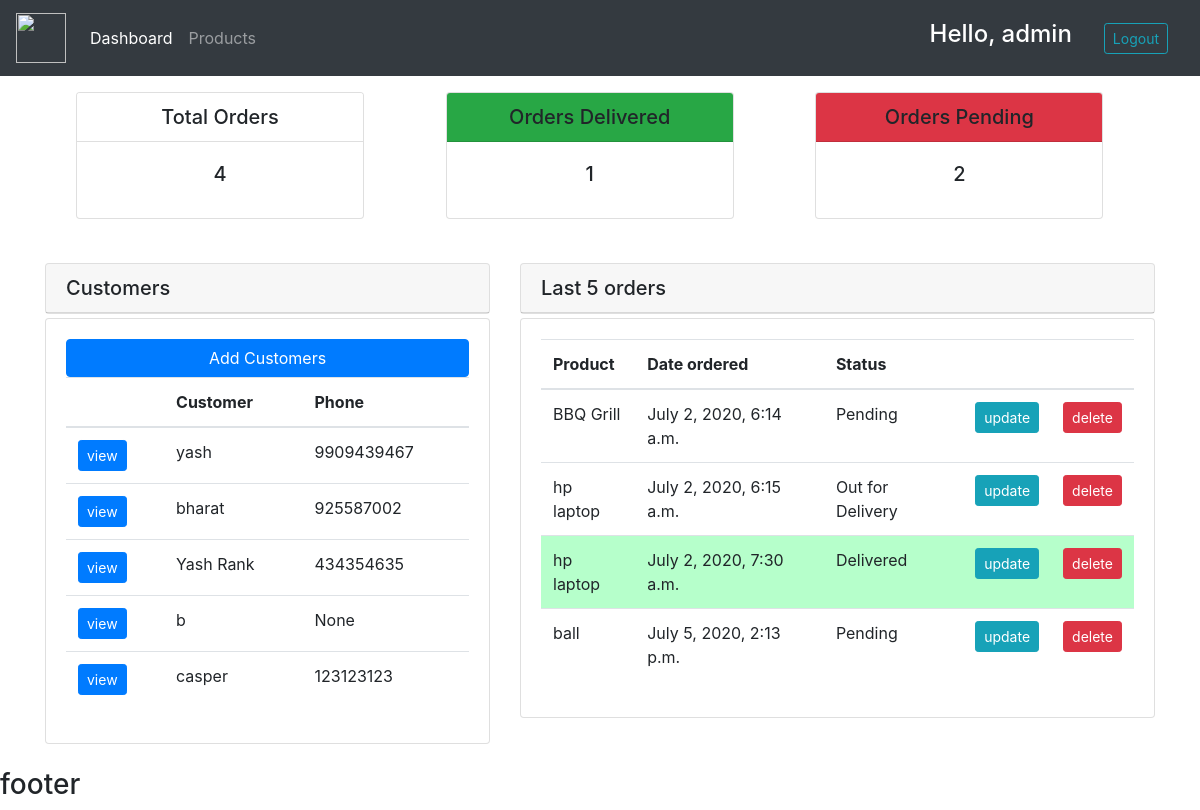
The app's page / (signed in) with its own data.
### accounts/models.py (models this page shows, shortened)
class Customer(models.Model):
    user = models.OneToOneField(User, null=True, blank=True, on_delete=models.CASCADE)
    name = models.CharField(max_length=200, null=True)
    phone = models.CharField(max_length=200, null=True)
    email = models.CharField(max_length=200, null=True)
    profile_pic = models.ImageField(default="default_profile_pic.png" ,null=True)
    date_created = models.DateTimeField(auto_now_add=True, null=True)

class Order(models.Model):
    STATUS = (
        ('Pending', 'Pending'),
        ('Out for Delivery', 'Out for Delivery'),
        ('Delivered','Delivered'),
    )
    customer = models.ForeignKey(Customer, null=True, on_delete=models.SET_NULL)
    product = models.ForeignKey(Product, null=True, on_delete=models.SET_NULL)
    date_created = models.DateTimeField(auto_now_add=True, null=True)
    status = models.CharField(max_length=200 , null=True, choices=STATUS)
    notes =models.CharField(max_length=1000 , null=True)

class Product(models.Model):
    CATEGORY = (
        ('Indoor','Indoor'),
        ('Outdoor', 'Outdoor'),
    )
    name = models.CharField(max_length=200, null=True)
    price = models.FloatField(null=True)
    category = models.CharField(max_length=200, null=True, choices=CATEGORY)
    description = models.CharField(max_length=200, null=True ,blank=True )
    date_created = models.DateTimeField(auto_now_add=True, null=True)
    tags = models.ManyToManyField(Tag)
    def __str__(self):
        return self.name

### accounts/decorators.py (the view)
    def wrapper(request, *args, **kwargs):
        group = None
        if request.user.groups.exists():
            group = request.user.groups.all()[0].name
        if group == 'customer':
            return redirect('user_page')
        if group == 'admin':
            return view_func(request, *args, **kwargs)

### accounts/views.py (called while the page is built)
@login_required(login_url='login')
@admin_only
def home(request):
    customers = Customer.objects.all()
    orders = Order.objects.all()
    total_customers = customers.count()
    total_orders = orders.count()
    delivered = orders.filter(status='Delivered').count()
    pending = orders.filter(status='Pending').count()
    context = {'customers':customers, 'orders':orders,
               'total_orders':total_orders, 'delivered':delivered,'pending':pending}
    return render(request, 'accounts/dashboard.html', context)

### accounts/templates/accounts/dashboard.html
{% extends 'accounts/base.html'%}
{% block content %}
{% include 'accounts/status.html' %}
<div class="container py-4">
    <div class="row">
        <div class="col-md-5">
            <div class="card my-1">
                <h5 class="card-header">Customers</h5>
            </div>
            <div class="card">
                <div class="card-body">
                    <a href="{% url 'create_customer' %}" class="btn btn-primary btn-block">Add Customers</a>
                    <table class="table table-hover">
                        <thead>
                            <tr>
                                <th></th>
                                <th scope="col">Customer</th>
                                <th scope="col">Phone</th>
                            </tr>
                        </thead>
                        <tbody>
                            {% for customer in customers%}
                            <tr>
                                <td> <a class="btn btn-sm btn-primary" href="{% url 'customers' customer.id%}">view</a>
                                </td>
                                <td>{{customer.name}}</td>
                                <td>{{customer.phone}}</td>
                            </tr>
                            {% endfor %}
                        </tbody>
                    </table>
                </div>
            </div>
        </div>
        <div class="col-md-7">
            <div class="card my-1">
                <h5 class="card-header">Last 5 orders</h5>
            </div>
            <div class="card">
                <div class="card-body">
                    <table class="table table-hover">
                        <thead>
                            <tr>
                                <th scope="col">Product</th>
                                <th scope="col">Date ordered</th>
                                <th scope="col">Status</th>
                                <th scope="col"></th>
                                <th scope="col"></th>
                            </tr>
                        </thead>
                        <tbody>
                            {% for order in orders%}
                            {% if order.status == 'Delivered'%}
                            <tr style="background-color: rgba(0, 253, 76, 0.288);">
                                {% endif %}
                                <td>{{order.product}}</td>
                                <td>{{order.date_created}}</td>
                                <td>{{order.status}}</td>
                                <td><a class="btn btn-sm btn-info" href="{% url 'update_order' order.id %}">update</a>
                                </td>
                                <td><a class="btn btn-sm btn-danger" href="{% url 'delete_order' order.id %}">delete</a>
                                </td>
                            </tr>
                            {% endfor %}
                        </tbody>
                    </table>
                </div>
            </div>
        </div>
    </div>
</div>
{% endblock %}

### accounts/templates/accounts/base.html (shortened to what this page needs)
{% load static %}
<!DOCTYPE html>
<html lang="en">
<head>
    <link rel="stylesheet" href="https://stackpath.bootstrapcdn.com/bootstrap/4.5.0/css/bootstrap.min.css"
>
    <link rel="stylesheet" href="https://stackpath.bootstrapcdn.com/font-awesome/4.7.0/css/font-awesome.min.css">
    <link rel="stylesheet" href="{% static 'css/main.css' %}">
</head>
<body>
    {% include 'accounts/navbar.html'%}
    {% block content%}
    {% endblock %}
    <h3>footer</h3>
</body>
</html>

### accounts/templates/accounts/navbar.html (shortened to what this page needs)
{% load static %}
<nav class="navbar navbar-expand-lg navbar-dark bg-dark">
    <a class="navbar-brand" href="#">
        <img src="{% static '/images/logo.svg' %}" width="50" height="50" alt="">
    </a>
    <div class="collapse navbar-collapse" id="navbarNavAltMarkup">
        <div class="navbar-nav">
            {% if user.is_authenticated %}
            {% if user.is_staff %}
            <a class="nav-item nav-link active" href="{% url 'home'%}">Dashboard</a>
            <a class="nav-item nav-link" href="{% url 'products'%}">Products</a>
            {% else %}
            <a class="nav-item nav-link" href="{% url 'account_settings' %}">settings</a>
            {% endif %}
        </div>
    </div>
    <span>
        <h4 style="color: white;" class="mx-3">Hello, {{request.user}}</h4>
    </span>
    <span>
        <a class="btn btn-outline-info btn-sm mx-3" href="{% url 'logout'%}">Logout</a>
    </span>
    {% else %}
    <span>
        <a class="btn btn-outline-light btn-sm mx-3" href="{% url 'login'%}">login</a>
    </span>
    {% endif %}
</nav>

### accounts/templates/accounts/status.html
<div class="container my-3">
    <div class="row ml-3">
        <div class="col">
            <div class="card text-center" style="width: 18rem;">
                <h5 class="card-header bg-white">Total Orders</h5>
                <div class="card-body">
                    <h5 class="card-title">{{total_orders}}</h5>
                </div>
            </div>
        </div>
        <div class="col">
            <div class="card text-center" style="width: 18rem;">
                <h5 class="card-header bg-success">Orders Delivered</h5>
                <div class="card-body">
                    <h5 class="card-title">{{delivered}}</h5>
                </div>
            </div>
        </div>
        <div class="col">
            <div class="card text-center" style="width: 18rem;">
                <h5 class="card-header bg-danger">Orders Pending</h5>
                <div class="card-body">
                    <h5 class="card-title">{{pending}}</h5>
                </div>
            </div>
        </div>
    </div>
</div>

### records on screen
Customer: name "yash", phone "9909439467"
Customer: name "bharat", phone "925587002"
Customer: name "Yash Rank", phone "434354635"
Customer: name "b", phone "None"
Customer: name "casper", phone "123123123"
Order: product "BBQ Grill", date_created "July 2, 2020, 6:14 a.m.", status "Pending"
Order: product "hp laptop", date_created "July 2, 2020, 6:15 a.m.", status "Out for Delivery"
Order: product "hp laptop", date_created "July 2, 2020, 7:30 a.m.", status "Delivered"
Order: product "ball", date_created "July 5, 2020, 2:13 p.m.", status "Pending"

### other values on screen
{{ request.user }} "admin"
{{ total_orders }} "4"
{{ delivered }} "1"
{{ pending }} "2"
